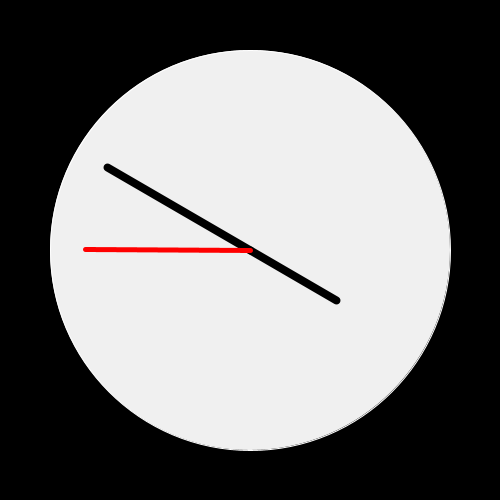
Frame 1 (no input)
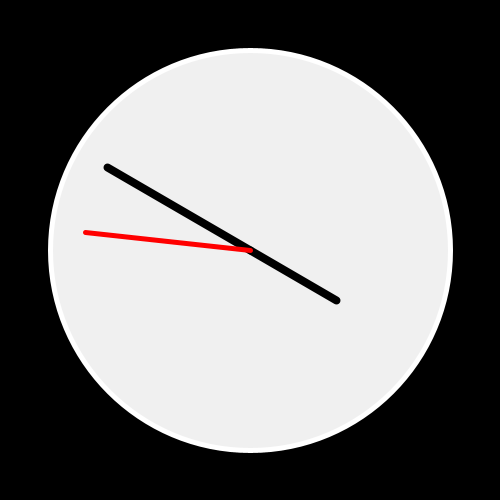
Frame 60 (the mouse pressed at the canvas centre just before this capture)
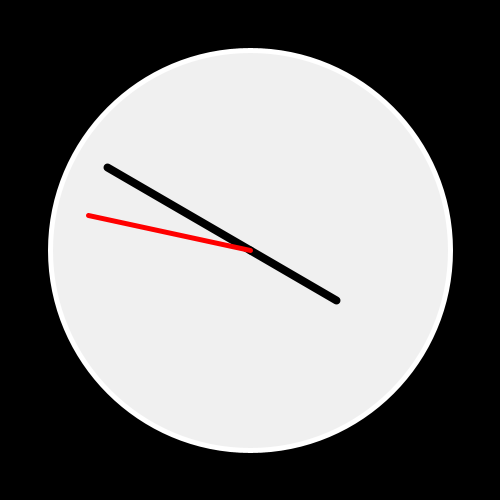
Frame 120 (the mouse held since frame 60 and released just before this capture)

The Processing sketch that drew these frames (run headless with seeded random() and noise(); from frame 60 on, the mouse is pressed at the canvas centre):

// Processing sketch: processing_143828
// ── processing_143828.pde

void setup () {
  size (500, 500);
  background (0);
  smooth();
}

void draw() {
  background (0);
  fill (240);
  stroke(255);
  ellipse (width/2, height/2, 400, 400);
  noFill();
  noStroke();

  translate (width/2, height/2);

  //Stunden
  strokeWeight(8);
  stroke(0);
  pushMatrix();
  rotate(radians (hour()*30));
  line(0, 0, 0, -100);
  popMatrix();

  //Minuten
  strokeWeight(8);
  stroke (0);
  pushMatrix();
  rotate(radians (minute()*6));
  line(0, 0, 0, -165);
  popMatrix(); 

  //Sekunden
  strokeWeight(5);
  stroke (#FF0000);
  pushMatrix();
  rotate(radians (second()*6));
  line(0, 0, 0, -165);
  popMatrix();
}
